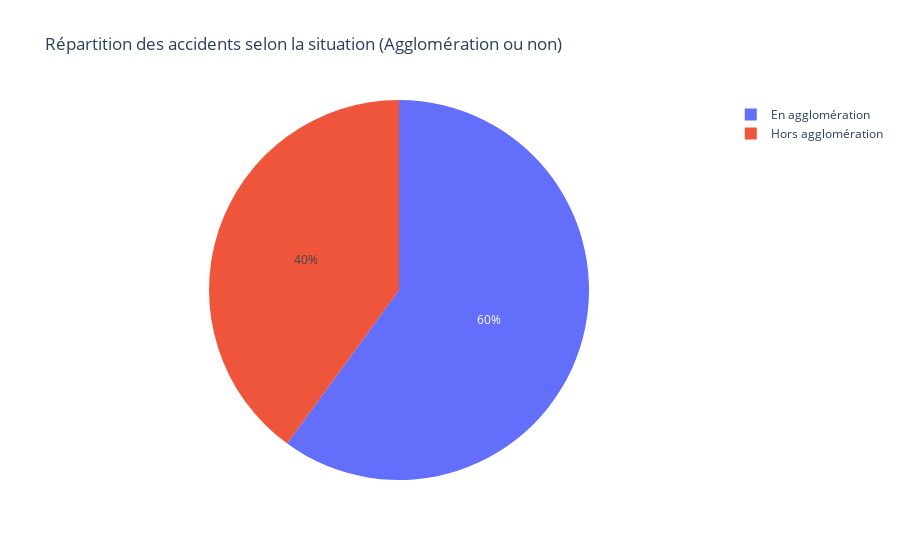

Notebook code cell kept with this figure:
### Code cell
# Calculer la répartition des accidents selon la situation 'agg'
repartition_agg = df['agg'].value_counts()

# Mapper les codes de 'agg' à des descriptions plus lisibles
map_agg = {1: "Hors agglomération", 2: "En agglomération"}
df['agg_description'] = df['agg'].map(map_agg)
repartition_agg_desc = df['agg_description'].value_counts()


# Création du graphique en secteurs
fig_agg_pie = px.pie(
    names=repartition_agg_desc.index,
    values=repartition_agg_desc.values,
    labels={'names': 'Situation (Agglomération ou non)', 'values': 'Nombre d\'accidents'},
    title="Répartition des accidents selon la situation (Agglomération ou non)"
)

# Afficher le graphique
fig_agg_pie.show()

### Figure 1 — Plotly figure (JSON) as saved in the notebook; plotly's stock layout.template omitted (floating-point values rounded to 4 significant figures)
{"data": [{"domain": {"x": [0, 1], "y": [0, 1]}, "hovertemplate": "Situation (Agglomération ou non)=%{label}<br>Nombre d'accidents=%{value}<extra></extra>", "labels": ["En agglomération", "Hors agglomération"], "legendgroup": "", "name": "", "showlegend": true, "type": "pie", "values": [12378, 8247]}], "layout": {"legend": {"tracegroupgap": 0}, "title": {"text": "Répartition des accidents selon la situation (Agglomération ou non)"}}}
